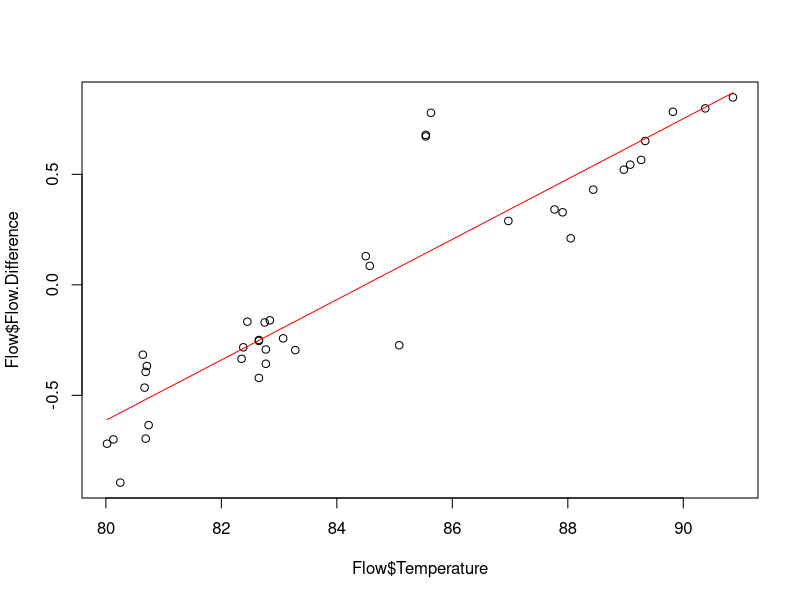
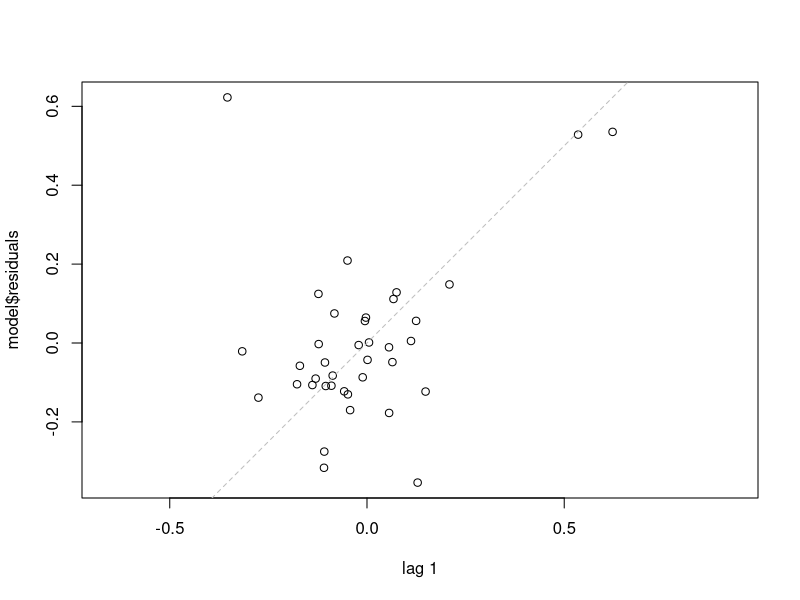
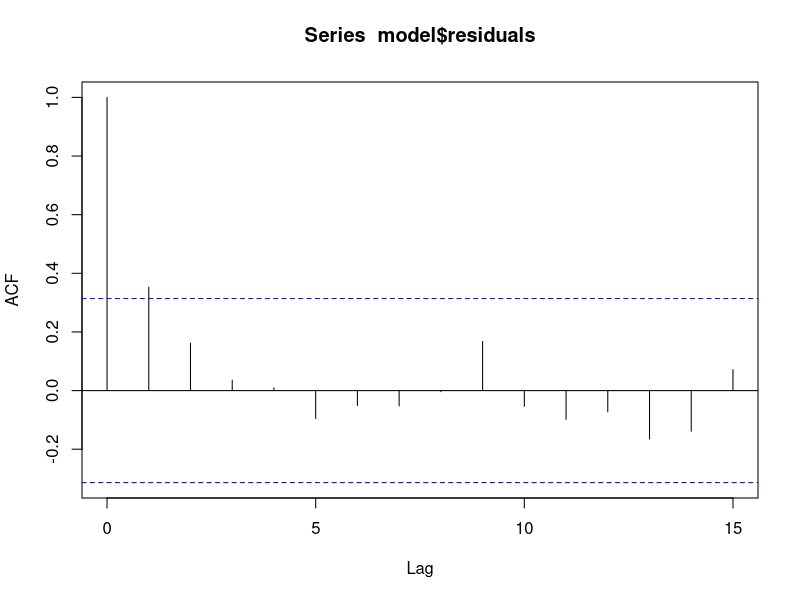
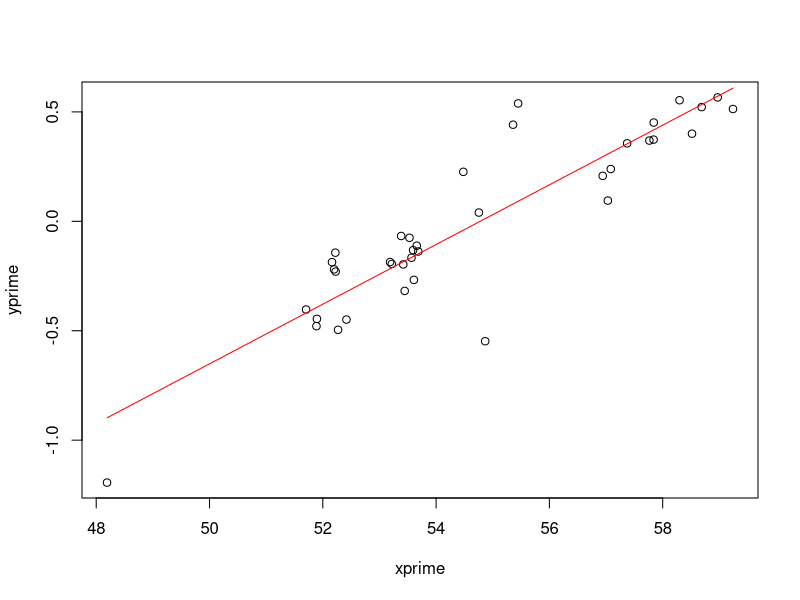

Write the R code that produced these figures, in order.
#----------------------------------#
#--- Durbin-Watson Testing in R ---#
#----------------------------------#


#Importing data: use .csv format if at all possible
Flow <- read.csv('Flow Rate Calibration.csv')

#Step 1:  plot the data
plot(Flow$Flow.Difference ~ Flow$Temperature, data = Flow)

#Step 2:  OLS using the lm function
model = lm(Flow$Flow.Difference ~ Flow$Temperature, data = Flow)
summary(model)

# Add the regression line to the data plot
lines(Flow$Temperature, predict(model), col = "red")

# Create a lag plot with lag = 1
lag.plot(model$residuals, lags = 1, do.lines = F, labels = F)
model$residuals
#Durbin-Watson Test
#install.packages("lmtest")
library(lmtest)
dwtest(model)

# Plot the autocorelation coefficeints as a function of lag, r(k)
# by default, the correlation coefficient is provided
rho = acf(model$residuals)
r = rho[1]$acf[1,,]
#Note: the method used to estimate rho is not the same as the correlation coefficient

#now transform the data using the AR(1) model
n = length(model$residuals)
yprime = rep(0,n-1)
xprime = rep(0,n-1)
for (i in 1:n-1){
  yprime[i] = Flow$Flow.Difference[i+1] - r*Flow$Flow.Difference[i]
  xprime[i] = Flow$Temperature[i+1] - r*Flow$Temperature[i]
}

plot(yprime ~ xprime)

#Step 2:  OLS using the lm function
model2 = lm(yprime ~ xprime)
summary(model2)

# Add the regression line to the data plot
lines(xprime, predict(model2), col = "red")

dwtest(model2)
